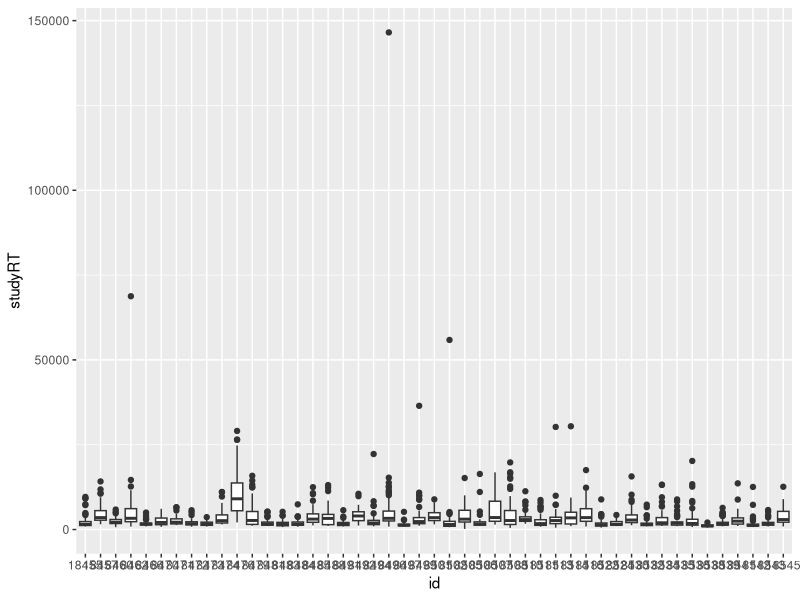
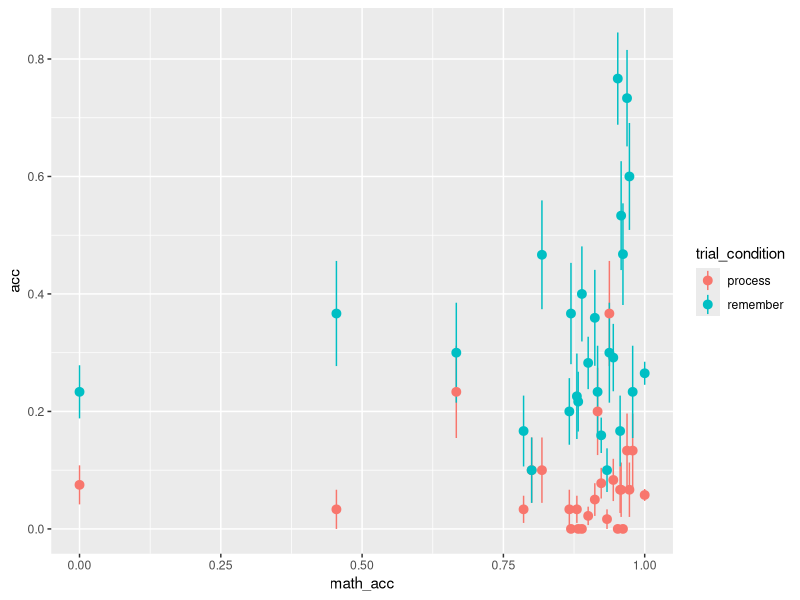
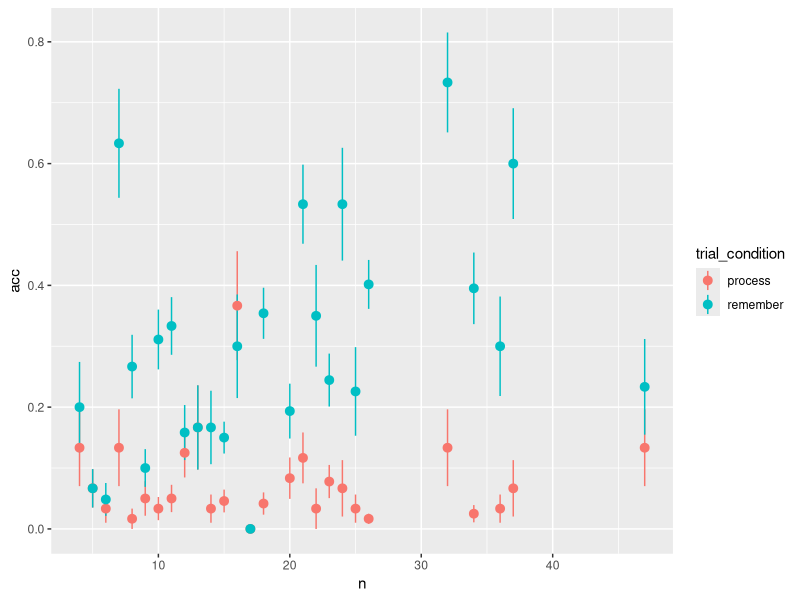
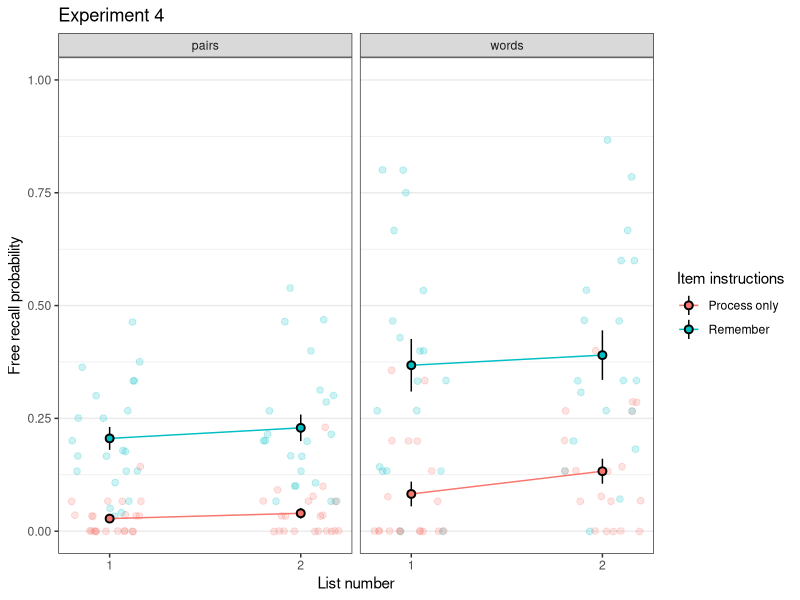
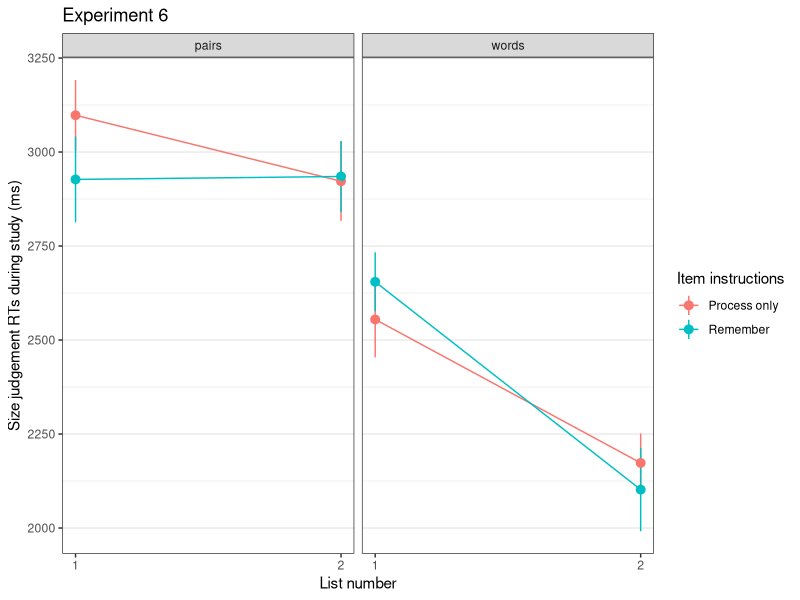
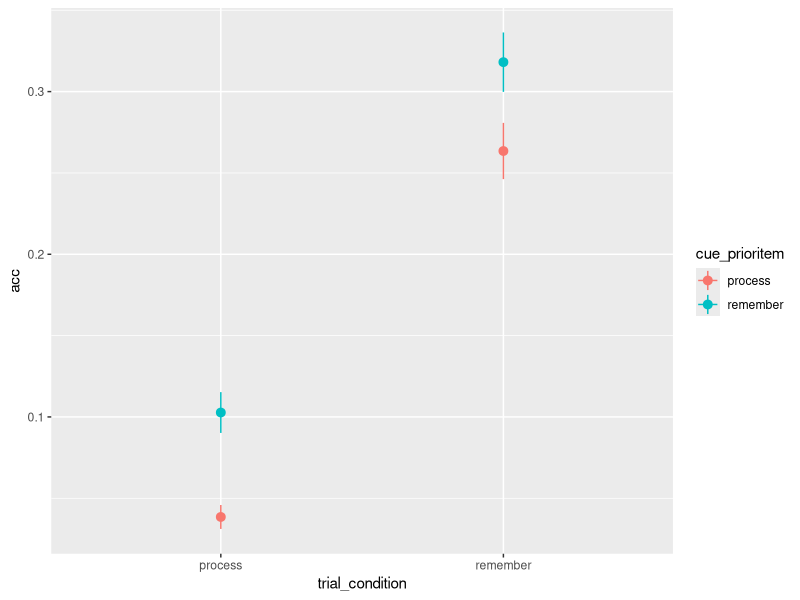
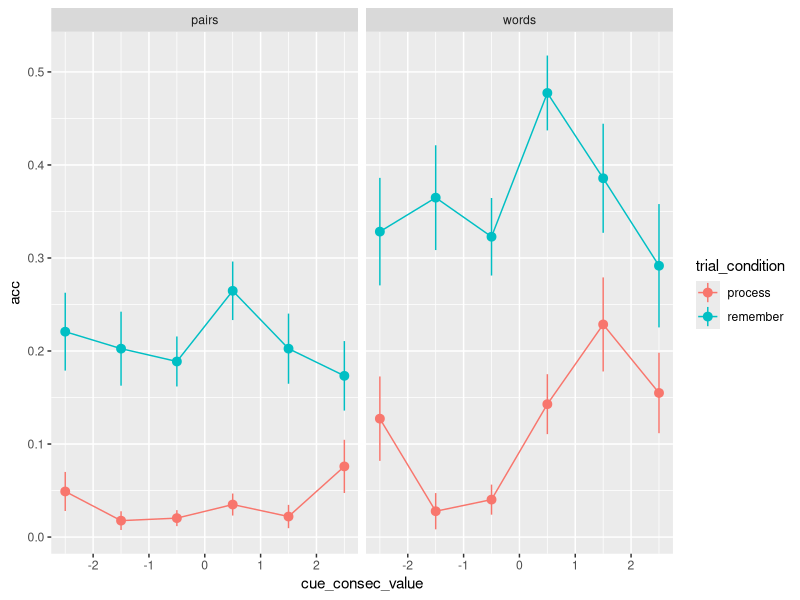
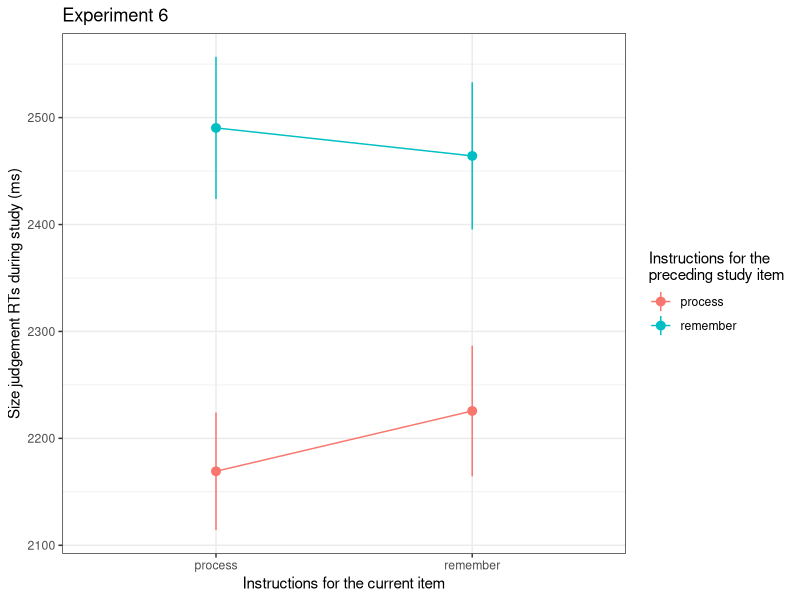

The R source for these figures, in order:
library(tidyverse)
library(lme4)

#############################################################################!
# DATA                                                                   ####
#############################################################################!

memdat <- read.csv('data/exp6/preproc_mem_data.csv')
mathdat <- read.csv('data/exp6/preproc_math_data.csv')

memdat$id <- as.factor(memdat$id)


# get response RTs to decide whether to exclude participants
memdat %>% 
  ggplot(aes(id, studyRT)) +
  geom_boxplot()


# get subject accuracy
memdat %>% 
  group_by(id) %>% 
  summarise(acc = mean(acc),
            exp_duration = mean(exp_duration)) %>% 
  arrange(acc) %>% 
  print(n=100)

# number of included participants if math acc >= 75%
memdat %>% 
  filter(use_help == "No" & expect_test == "No" & math_acc >= 0.75) %>% 
  select(id) %>% 
  unique() %>% 
  nrow()

# memacc as a function of math_acc
ggplot(memdat, aes(math_acc, acc, color=trial_condition)) +
  stat_summary(geom="pointrange") 
ggplot(memdat, aes(n, acc, color=trial_condition)) +
  stat_summary(geom="pointrange") 

#############################################################################!
# PLOTS                                                                  ####
#############################################################################!

# table of accuracy per condition
memdat %>% 
  filter(!exclude) %>% 
  group_by(id, listid, stimulus_condition,trial_condition) %>% 
  summarise(acc = mean(acc)) %>% 
  group_by(stimulus_condition, listid, trial_condition) %>% 
  summarise(acc = mean(acc) %>% round(2)) %>% 
  spread(trial_condition, acc) %>% 
  mutate(total = (process+remember)/2)

memdat %>% 
  filter(!exclude, listid==2) %>% 
  group_by(id, trial_condition) %>% 
  summarise(acc = mean(acc)) %>% 
  group_by(trial_condition) %>% 
  summarise(acc_se = sd(acc)/sqrt(length(acc)),
            acc = mean(acc),
            acc_lower95 = acc-1.96*acc_se,
            acc_upper95 = acc+1.96*acc_se)

# table of counts per condition
memdat %>% 
  filter(!exclude) %>% 
  group_by(id, listid, stimulus_condition,trial_condition) %>% 
  summarise(n = sum(acc1 + ifelse(!is.na(acc2), acc2,0))) %>% 
  group_by(stimulus_condition, listid, trial_condition) %>% 
  summarise(n = mean(n)) %>% 
  spread(trial_condition, n) %>% 
  mutate(total = process+remember)


# main effect of instruction and list, split by stim type
memdat %>% 
  filter(!exclude, studyRT >= 500, studyRT <= 10000) %>% 
  group_by(id,listid, trial_condition, stimulus_condition) %>% 
  summarise(acc = mean(acc)) %>% 
  # group_by(stimulus_condition) %>%
  # mutate(overall_acc = mean(acc)) %>%
  # group_by(id) %>%
  # mutate(acc = acc-mean(acc)+overall_acc) %>%
  ggplot(aes(listid, acc, fill=trial_condition, color=trial_condition, label=acc)) +
  geom_point(position = position_jitter(width=0.2), alpha=0.2, size=2) +
  stat_summary(geom="line") +
  stat_summary(color='black', shape=21) +
  facet_wrap(~stimulus_condition) +
  theme_bw() +
  theme(panel.grid.major.x = element_blank(),
        panel.grid.minor.x = element_blank()) +
  scale_x_continuous("List number", breaks=c(1,2,3)) +
  scale_y_continuous("Free recall probability") +
  scale_color_discrete("Item instructions", labels=c("Process only","Remember")) +
  scale_fill_discrete("Item instructions", labels=c("Process only","Remember")) +
  ggtitle('Experiment 4') +
  coord_cartesian(ylim=c(0,1))
ggsave('figures/exp6_recall_by_list_and_condition.png', width=6.5, height=3, units='in')

memdat %>% 
  filter(!exclude, studyRT <= 10000, studyRT >= 500) %>% 
  group_by(id,listid, trial_condition, stimulus_condition) %>% 
  mutate(rel_to_med = abs(studyRT-median(studyRT))/mad(studyRT)) %>% 
  summarise(rt = mean(studyRT)) %>% 
  group_by(stimulus_condition) %>%
  mutate(overall_rt = mean(rt)) %>%
  group_by(id) %>%
  mutate(rt = rt-mean(rt)+overall_rt) %>%
  ggplot(aes(listid, rt, color=trial_condition)) +
  stat_summary(geom="pointrange") +
  stat_summary(geom="line") +
  facet_wrap(~stimulus_condition) +
  theme_bw() +
  theme(panel.grid.major.x = element_blank(),
        panel.grid.minor.x = element_blank()) +
  scale_x_continuous("List number", breaks=c(1,2,3)) +
  scale_y_continuous("Size judgement RTs during study (ms)") +
  scale_color_discrete("Item instructions", labels=c("Process only","Remember")) +
  ggtitle('Experiment 6')
ggsave('figures/exp6_studyRTs_by_list_and_condition.png', width=6.5, height=3, units='in')

# effect of prior cue
memdat %>% 
  filter(!exclude, studyRT <= 10000, studyRT >= 500, !is.na(cue_prioritem)) %>% 
  ggplot(aes(trial_condition, acc, color=cue_prioritem)) +
  stat_summary(geom="pointrange") +
  stat_summary(geom="line")

# cumulative effect of prior cue
memdat %>% 
  filter(!exclude, studyRT <= 10000, studyRT >= 500, !is.na(cue_prioritem)) %>% 
  ggplot(aes(cue_consec_value, acc, color=trial_condition)) +
  stat_summary(geom="pointrange") +
  stat_summary(geom="line") +
  facet_wrap(~stimulus_condition)

# effect of prior cue on study RTs
memdat %>% 
  filter(!exclude, studyRT <= 10000, studyRT >= 500, !is.na(cue_prioritem)) %>% 
  group_by(id, listid, trial_condition) %>% 
  mutate(rel_to_mad = abs(studyRT-median(studyRT))/mad(studyRT)) %>% 
  filter(rel_to_mad <= 2.5) %>% 
  ggplot(aes(trial_condition, studyRT, color=cue_prioritem, group=cue_prioritem)) +
  stat_summary(geom="pointrange") +
  stat_summary(geom="line")  +
  scale_y_continuous("Size judgement RTs during study (ms)") +
  scale_x_discrete('Instructions for the current item') +
  scale_color_discrete("Instructions for the\npreceding study item") +
  theme_bw() +
  ggtitle('Experiment 6')
ggsave('figures/exp6_studyRTs_by_current_and_previous_item_instructions.png', width= 5, height=3, units='in')

# cumulative effect of prior cue on RTs
memdat %>% 
  filter(!exclude, studyRT <= 10000, studyRT >= 500, !is.na(cue_prioritem)) %>% 
  ggplot(aes(reorder(cue_consec_lab,cue_consec_value), studyRT, color=trial_condition)) +
  stat_summary(geom="pointrange") +
  stat_summary(geom="line") +
  facet_wrap(~stimulus_condition) 

# effect of studyRTs on accuracy
memdat %>% 
  filter(!exclude, studyRT <= 10000, studyRT >= 500) %>% 
  group_by(id, stimulus_condition) %>% 
  mutate(rt = studyRT,
         rt = (rt - mean(rt)),
         rt = ecdf(rt)(rt),
         rt = ceiling(rt*10)/10) %>% 
  ggplot(aes(rt, acc, color=trial_condition)) +
  stat_summary(geom="pointrange") +
  stat_summary(geom="line") +
  scale_x_continuous("Study RT quantiles") +
  scale_y_continuous("Free recall probability") +
  scale_color_discrete("Item instructions", labels=c("Process only","Remember")) +
  ggtitle('Experiment 6') +
  theme_bw()
ggsave('figures/exp6_acc_f(studyRTs).png', width=4, height=3, units='in')

ml1 <- glmer(acc1 ~ listid * trial_condition + (1|id), data=filter(memdat, !exclude, studyRT <= 10000, studyRT >= 500), family='binomial')
ml2 <- glmer(acc1 ~ listid * trial_condition + I(studyRT/1000) + (1|id), data=filter(memdat, !exclude, studyRT <= 10000, studyRT >= 500), family='binomial')
ml3 <- glmer(acc1 ~ listid * trial_condition + I(studyRT/1000) + (1|id), data=filter(memdat, !exclude, studyRT <= 10000, studyRT >= 500), family='binomial')
summary(ml1)
summary(ml2)
summary(ml3)



#############################################################################!
# Determine "correct" response for size judgement                        ####
#############################################################################!


size <- read.csv('data/mean_size_ratings.csv')
size <- select(size, -X)
memdat <- left_join(memdat, size, by=c('word1'))

memdat %>% 
  filter(stimulus_condition == "words") %>% 
  ggplot(aes(size_group, as.numeric(resp == "larger"), color=trial_condition)) +
  stat_summary(geom="pointrange") +
  stat_summary(geom="line") +
  coord_cartesian(ylim=c(0,1))

memdat %>% 
  filter(stimulus_condition == "words") %>% 
  ggplot(aes(size_group, acc, color=trial_condition)) +
  stat_summary(geom="pointrange") +
  stat_summary(geom="line") +
  coord_cartesian(ylim=c(0,1)) +
  facet_wrap(~resp)

memdat %>% 
  filter(stimulus_condition == "words", size_group != 1) %>% 
  mutate(size_acc = case_when(
    size_group == 0 & resp == "smaller" ~ 1,
    size_group == 2 & resp == "larger" ~ 1,
    TRUE ~ 0
  )) %>% 
  group_by(trial_condition) %>% 
  summarise(size_acc = mean(size_acc))

memdat %>% 
  filter(stimulus_condition == "words", size_group != 1) %>% 
  mutate(size_acc = case_when(
    size_group == 0 & resp == "smaller" ~ 1,
    size_group == 2 & resp == "larger" ~ 1,
    TRUE ~ 0
  )) %>% 
  group_by(trial_condition, listid) %>% 
  summarise(size_acc = mean(size_acc))


